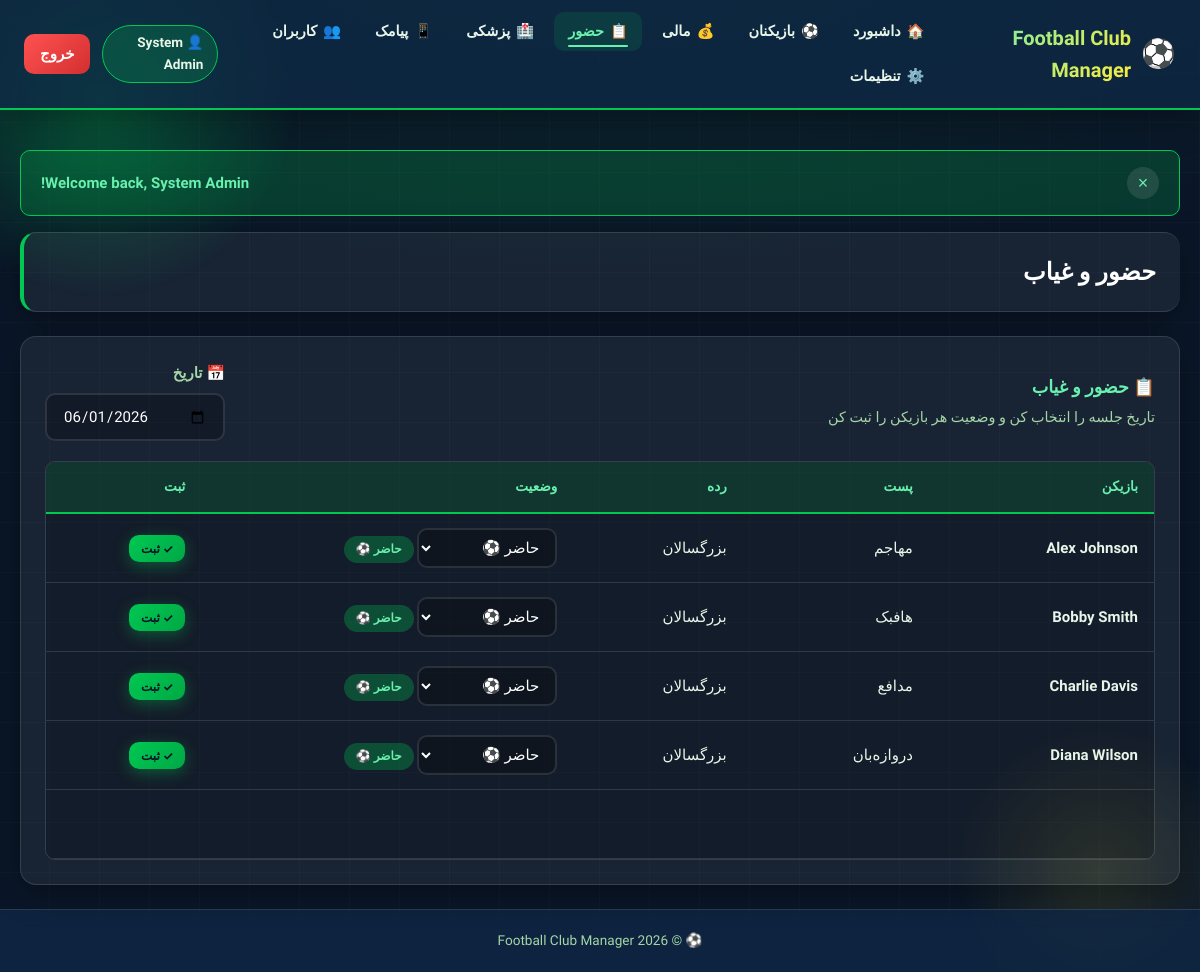
Screenshot of /attendance (signed in) with the database file from the repository.
### tables this page shows
CREATE TABLE IF NOT EXISTS fc_players (
    id INT PRIMARY KEY AUTO_INCREMENT,
    uuid CHAR(36) NOT NULL UNIQUE,
    name VARCHAR(255) NOT NULL,
    date_of_birth DATE NOT NULL,
    national_id VARCHAR(50) UNIQUE NOT NULL,
    position ENUM('goalkeeper', 'defender', 'midfielder', 'forward', 'striker') NOT NULL,
    age_category ENUM('u8', 'u10', 'u12', 'u14', 'u16', 'u18', 'senior') NOT NULL DEFAULT 'senior',
    phone VARCHAR(15),
    email VARCHAR(255),
    medical_clearance TINYINT(1) DEFAULT 0,
    status TINYINT(1) DEFAULT 1,
    notes LONGTEXT,
    created_at TIMESTAMP DEFAULT CURRENT_TIMESTAMP,
    updated_at TIMESTAMP DEFAULT CURRENT_TIMESTAMP ON UPDATE CURRENT_TIMESTAMP,
    deleted_at TIMESTAMP NULL,
    INDEX idx_national_id (national_id),
    INDEX idx_position (position),
    INDEX idx_age_category (age_category),
    INDEX idx_status (status),
    INDEX idx_created_at (created_at)
);

### app/Core/Controller.php (called while the page is built, shortened)
<?php
abstract class Controller
{
    protected array $data = [];
    protected function getUserRole(): ?string
    {
        return $_SESSION['user_role'] ?? null;
    }
    protected function getUser(): ?array
    {
        return $_SESSION['user'] ?? null;
    }
    protected function render(string $view, array $data = []): void
    {
        $this->data = array_merge($this->data, $data);
        $viewFile = APP_PATH . '/Views/' . str_replace('.', '/', $view) . '.php';
        extract($this->data);
        require $viewFile;
    }
    protected function renderLayout(string $content): void
    {
        $this->data['user'] = $this->getUser();
        $this->data['userRole'] = $this->getUserRole();
        $this->data['flashes'] = $this->getFlashes();
        $this->data['csrf_token'] = $this->generateCsrf();
        $this->data['content'] = $content;
    }
    protected function getFlashes(): array
    {
        $flashes = $_SESSION['flash'] ?? [];
        return $flashes;
    }
    protected function generateCsrf(): string
    {
        return $_SESSION['_csrf_token'];
    }
}

### app/Controllers/AttendanceController.php (called while the page is built, shortened)
<?php
class AttendanceController extends Controller
{
    private Player $playerModel;
    public function __construct()
    {
        $this->playerModel = new Player();
    }
    public function index(): void
    {
        $sessionDate = SecurityHelper::sanitizeString($this->get('date') ?? date(DATE_FORMAT));
        $players = $this->playerModel->getActive();
        $attendanceMap = [];
        $this->data['title'] = 'حضور و غیاب';
        $this->data['session_date'] = $sessionDate;
        $this->data['players'] = $players;
        $this->data['attendance_map'] = $attendanceMap;
        $this->data['attendance_status'] = ATTENDANCE_STATUS_LABELS;
        $this->data['csrf_token'] = $this->generateCsrf();
        $this->render('attendance.index', $this->data);
    }
}

### app/Core/Router.php (called while the page is built, shortened)
<?php
class Router
{
    private array $routes = [];
    private function addRoute(string $method, string $pattern, string $controller, string $action): void
    {
        $key = strtoupper($method) . ':' . $pattern;
        $this->routes[$key] = [
            'method' => strtoupper($method),
            'pattern' => $pattern,
            'controller' => $controller,
            'action' => $action,
        ];
    }
    public function dispatch(string $method, string $uri): bool
    {
        $method = strtoupper($method);
        $path = parse_url($uri, PHP_URL_PATH) ?? '/';
        $uri = '/' . trim($path, '/');
        $matches = [];
        foreach ($this->routes as $route) {
            if ($route['method'] !== $method) {
                continue;
            }
            if ($this->matchRoute($route['pattern'], $uri, $matches)) {
                return $this->executeController($route['controller'], $route['action'], $matches);
            }
        }
        return false;
    }
    private function matchRoute(string $pattern, string $uri, array &$matches): bool
    {
        $matches = [];
        $pattern = preg_replace_callback(
            '/\{([a-zA-Z_][a-zA-Z0-9_]*)\}/',
            static function ($m) {
                return '(?<' . $m[1] . '>[^/]+)';
            },
            $pattern
        );
        $regex = '/^' . str_replace('/', '\/', $pattern) . '$/';
        if (preg_match($regex, $uri, $matches)) {
            return true;
        }
        return false;
    }
    private function executeController(string $controller, string $action, array $params = []): bool
    {
        try {
            $controllerInstance = new $controllerClass();
            $actionMethod = $action;
            call_user_func_array([$controllerInstance, $actionMethod], $params);
            return true;
        } catch (\Exception $e) {
            if (APP_DEBUG) {
                echo "Error: " . $e->getMessage();
            }
            return false;
        }
    }
}

### public/index.php (called while the page is built, shortened)
<?php
require_once APP_PATH . DIRECTORY_SEPARATOR . 'Core' . DIRECTORY_SEPARATOR . 'Autoloader.php';
try {
    $app = \App\Core\App::getInstance();
    $app->run();
} catch (\Exception $e) {
    http_response_code(500);
    if (APP_DEBUG) {
        echo 'Error: ' . $e->getMessage();
        echo '<pre>' . $e->getTraceAsString() . '</pre>';
    } else {
        echo 'An error occurred. Please try again later.';
    }
}

### app/Helpers/SecurityHelper.php (called while the page is built, shortened)
<?php
class SecurityHelper
{
    public static function escape(?string $data, string $encoding = 'UTF-8'): string
    {
        return htmlspecialchars($data ?? '', ENT_QUOTES | ENT_HTML5, $encoding);
    }
    public static function escapeAttribute(?string $data): string
    {
        return htmlspecialchars($data ?? '', ENT_QUOTES | ENT_HTML5, 'UTF-8');
    }
}

### app/Core/Autoloader.php (called while the page is built, shortened)
<?php
class Autoloader
{
    public static function load(string $class): bool
    {
        $prefix = 'App\\';
        $relativeClass = substr($class, strlen($prefix));
        $file = APP_PATH . DIRECTORY_SEPARATOR . str_replace('\\', DIRECTORY_SEPARATOR, $relativeClass) . '.php';
        if (file_exists($file)) {
            return true;
        }
        return false;
    }
}

### app/Core/Database.php (called while the page is built, shortened)
<?php
class Database
{
    private static ?Database $instance = null;
    private ?PDO $connection = null;
    private array $config;
    private function __construct(array $config)
    {
        $this->config = $config;
    }
    public static function getInstance(array $config = []): Database
    {
        if (self::$instance === null) {
            $config = $config ?: (require CONFIG_PATH . '/database.php');
            $connConfig = $config['connections'][$config['default']];
            self::$instance = new self($connConfig);
        }
        return self::$instance;
    }
    private function connect(): void
    {
        try {
            $driver = $this->config['driver'];
            if ($driver === 'sqlite') {
                $dsn = "sqlite:" . $this->config['database'];
                $this->connection = new PDO($dsn);
            } else {
                $host = $this->config['host'] ?? 'localhost';
                $port = $this->config['port'] ?? 3306;
                $database = $this->config['database'];
                $charset = $this->config['charset'] ?? 'utf8mb4';
                $dsn = "mysql:host={$host};port={$port};dbname={$database};charset={$charset}";
                $this->connection = new PDO(
                    $dsn,
                    $this->config['username'] ?? '',
                    $this->config['password'] ?? '',
                    [
                        PDO::ATTR_ERRMODE => PDO::ERRMODE_EXCEPTION,
                        PDO::ATTR_DEFAULT_FETCH_MODE => PDO::FETCH_ASSOC,
                        PDO::ATTR_EMULATE_PREPARES => false,
                        PDO::ATTR_PERSISTENT => false,
                    ]
                );
            }
            $this->connection->setAttribute(PDO::ATTR_ERRMODE, PDO::ERRMODE_EXCEPTION);
            $this->connection->setAttribute(PDO::ATTR_DEFAULT_FETCH_MODE, PDO::FETCH_ASSOC);
        } catch (PDOException $e) {
            throw new PDOException('Database connection failed: ' . $e->getMessage());
        }
    }
    public function query(string $query, array $params = []): PDOStatement
    {
        try {
            $stmt = $this->connection->prepare($query);
            $stmt->execute($params);
            return $stmt;
        } catch (PDOException $e) {
            throw new PDOException('Query execution failed: ' . $e->getMessage());
        }
    }
    public function findAll(string $query, array $params = []): array
    {
        $stmt = $this->query($query, $params);
        return $stmt->fetchAll(PDO::FETCH_ASSOC);
    }
}

### app/Core/Model.php (called while the page is built, shortened)
<?php
abstract class Model
{
    public function __construct()
    {
        $this->db = Database::getInstance();
    }
}

### app/Models/Player.php (called while the page is built, shortened)
<?php
class Player extends Model
{
    protected string $table = 'fc_players';
    public function getActive(): array
    {
        $query = "SELECT * FROM {$this->table} WHERE status = 1 AND deleted_at IS NULL ORDER BY name ASC";
        return $this->db->findAll($query);
    }
}

### app/Views/attendance/index.php (the view, shortened to what this page needs)
<?php
$sessionDate = $session_date ?? date(DATE_FORMAT);
$players = $players ?? [];
$attendanceMap = $attendance_map ?? [];
$attendanceStatus = $attendance_status ?? ATTENDANCE_STATUS_LABELS;
$statusClass = [1 => 'status-present', 2 => 'status-absent', 3 => 'status-excused', 4 => 'status-late'];
?>
<div class="attendance-section panel">
    <div class="section-header">
        <div>
            <h3 style="margin:0;color:var(--grass-bright);">📋 حضور و غیاب</h3>
            <p style="margin:4px 0 0;color:var(--text-muted);font-size:0.9rem;">تاریخ جلسه را انتخاب کن و وضعیت هر بازیکن را ثبت کن</p>
        </div>
        <div class="form-group" style="margin:0;min-width:180px;">
            <label for="sessionDate">📅 تاریخ</label>
            <input type="date" id="sessionDate" value="<?= \App\Helpers\SecurityHelper::escapeAttribute($sessionDate) ?>">
        </div>
    </div>
    <?php if (empty($players)): ?>
        <p class="empty-message">بازیکن فعالی برای ثبت حضور وجود ندارد</p>
    <?php else: ?>
        <div class="table-wrap">
            <table class="data-table">
                <thead>
                    <tr>
                        <th>بازیکن</th>
                        <th>پست</th>
                        <th>رده</th>
                        <th>وضعیت</th>
                        <th>ثبت</th>
                    </tr>
                </thead>
                <tbody>
                    <?php foreach ($players as $player):
                        $attendance = $attendanceMap[$player['id']] ?? null;
                        $status = $attendance ? (int)$attendance['status'] : 1;
                    ?>
                    <tr data-player-row="<?= $player['id'] ?>">
                        <td><strong><?= \App\Helpers\SecurityHelper::escape($player['name']) ?></strong></td>
                        <td><?= \App\Helpers\SecurityHelper::escape(PLAYER_POSITIONS[$player['position']] ?? '') ?></td>
                        <td><?= \App\Helpers\SecurityHelper::escape(AGE_CATEGORIES[$player['age_category']]['label'] ?? '') ?></td>
                        <td>
                            <select class="attendance-select" data-player-id="<?= $player['id'] ?>">
                                <?php foreach ($attendanceStatus as $code => $label): ?>
                                <option value="<?= (int)$code ?>" <?= $status === (int)$code ? 'selected' : '' ?>>
                                    <?= \App\Helpers\SecurityHelper::escape($label) ?>
                                </option>
                                <?php endforeach; ?>
                            </select>
                            <span class="status-pill <?= $statusClass[$status] ?? '' ?>" style="margin-top:6px;display:inline-block;">
                                <?= \App\Helpers\SecurityHelper::escape($attendanceStatus[$status] ?? '') ?>
                            </span>
                        </td>
                        <td>
                            <button type="button" class="btn btn-primary btn-sm mark-attendance" data-player-id="<?= $player['id'] ?>">
                                ✓ ثبت
                            </button>
                        </td>
                    </tr>
                    <?php endforeach; ?>
                </tbody>
            </table>
        </div>
    <?php endif; ?>
</div>

### rows the page displays
fc_players: name "Alex Johnson", position "مهاجم", age_category "بزرگسالان", id "حاضر ⚽", status "حاضر ⚽"
fc_players: name "Bobby Smith", position "هافبک", age_category "بزرگسالان", id "حاضر ⚽", status "حاضر ⚽"
fc_players: name "Charlie Davis", position "مدافع", age_category "بزرگسالان", id "حاضر ⚽", status "حاضر ⚽"
fc_players: name "Diana Wilson", position "دروازه‌بان", age_category "بزرگسالان", id "حاضر ⚽", status "حاضر ⚽"

### other values shown
APP_NAME "Football Club Manager"
$item['icon'] "🏠"
$item['icon'] "⚽"
$item['icon'] "💰"
$item['icon'] "📋"
$item['icon'] "🏥"
$item['icon'] "📱"
